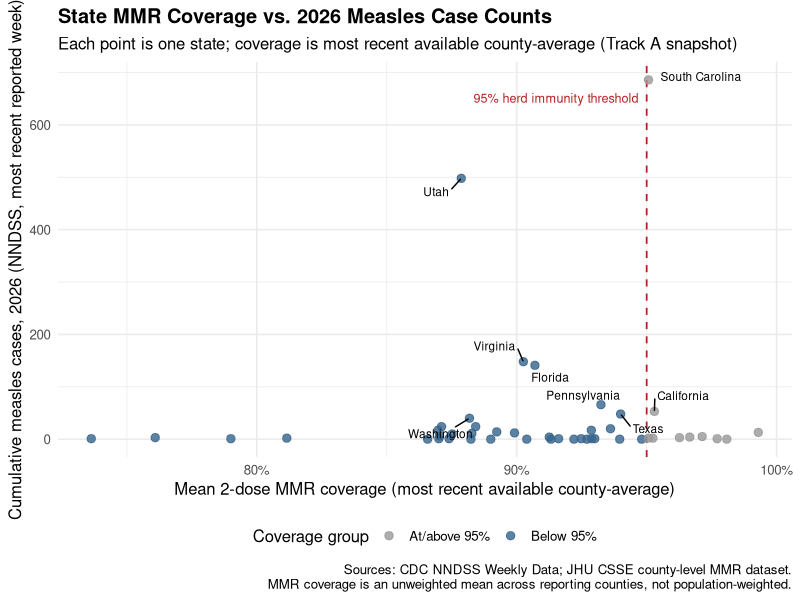
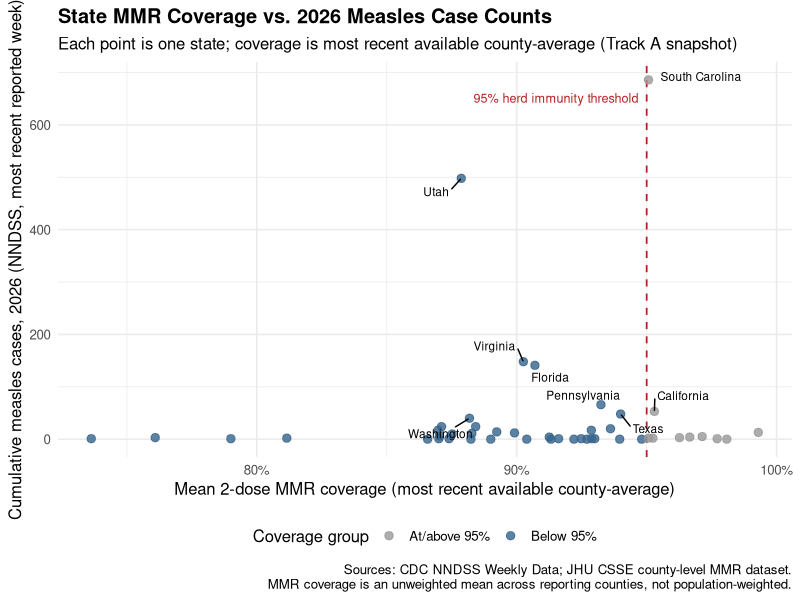

The R source for these figures, in order:
# ============================================================
# 03_join_and_visualize.R
# Join state-level MMR coverage (Track A snapshot) with NNDSS
# measles case counts, and build the coverage-vs-cases scatterplot.
# ============================================================
#
# GEOGRAPHY / KEY MISMATCH NOTE:
#   - nndss_measles_clean_20260704.csv uses FULL STATE NAMES
#     (e.g. "Michigan"), produced by 01_clean_nndss_measles.R.
#   - mmr_state_snapshot_20260704.csv uses STATE ABBREVIATIONS
#     (e.g. "MI"), produced by 02_clean_mmr_coverage.R.
#   A crosswalk is built below using base R's built-in state.name /
#   state.abb vectors (plus DC, which isn't in either base R vector).
#
# WHICH CASE COUNT TO USE:
#   Track A's MMR snapshot is each state's MOST RECENT available
#   school year (mostly 2024-25, some earlier -- see
#   most_recent_year_used column). To keep the timing roughly aligned,
#   this script uses each state's 2026 cumulative YTD case count
#   (most recent reported MMWR week) rather than a 5-year sum, since
#   that better reflects "current coverage vs. the current outbreak."
#   A 5-year cumulative (2022-2026) total is also included as an
#   alternate column in case a different comparison is wanted later.
# ============================================================

library(tidyverse)

nndss <- read_csv("data/clean/nndss_measles_clean_20260704.csv", show_col_types = FALSE)
mmr_snapshot <- read_csv("data/clean/mmr_state_snapshot_20260704.csv", show_col_types = FALSE)

# --- Build state name <-> abbreviation crosswalk ---
state_crosswalk <- tibble(
  state_name = c(state.name, "District of Columbia"),
  state_abb  = c(state.abb, "DC")
)

# --- Most recent 2026 cumulative case count per state ---
cases_2026_latest <- nndss %>%
  filter(mmwr_year == 2026) %>%
  group_by(state) %>%
  filter(mmwr_week == max(mmwr_week)) %>%
  ungroup() %>%
  select(state, cases_2026_ytd = measles_cum_ytd_total)

# --- 5-year cumulative total (2022-2026), as an alternate measure ---
# BUG FIX: must group by state AND mmwr_year before taking the max week,
# otherwise max(mmwr_week) is computed across ALL years mixed together
# (week numbers reset each year, 1-52), which grabs whichever single
# week-52 rows exist from complete prior years and effectively DROPS
# the current partial year (2026, which has only reached ~week 25) from
# the sum almost entirely. Grouping by state + year first ensures we get
# exactly one (the last reported) row per state per year, then sum those.
cases_5yr_total <- nndss %>%
  group_by(state, mmwr_year) %>%
  filter(mmwr_week == max(mmwr_week)) %>%   # last reported week of THIS year
  ungroup() %>%
  group_by(state) %>%
  summarise(cases_5yr_cumulative = sum(measles_cum_ytd_total), .groups = "drop")

# --- Join everything together on state abbreviation ---
coverage_vs_cases <- mmr_snapshot %>%
  left_join(state_crosswalk, by = c("State" = "state_abb")) %>%
  left_join(cases_2026_latest, by = c("state_name" = "state")) %>%
  left_join(cases_5yr_total, by = c("state_name" = "state")) %>%
  filter(!is.na(cases_2026_ytd))  # drop states with no NNDSS match (shouldn't be many -- check!)

cat("States in final joined dataset:", nrow(coverage_vs_cases), "\n")
cat("States dropped from MMR snapshot (no NNDSS match):",
    nrow(mmr_snapshot) - nrow(coverage_vs_cases), "\n")

# --- Quick correlation check before plotting ---
cor_test <- cor.test(coverage_vs_cases$mean_mmr_rate, coverage_vs_cases$cases_2026_ytd,
                      method = "spearman")
print(cor_test)
# Spearman (rank-based) is used rather than Pearson because case counts
# are heavily right-skewed (a few states with large outbreaks, most with
# very few cases) -- a rank correlation is more robust to that than a
# linear one.
#
# NOTE ON THE RESULT: a near-zero, non-significant Spearman rho here
# does NOT mean coverage is irrelevant. The scatterplot shows a
# TRIANGLE/THRESHOLD pattern rather than a smooth linear one: every
# large outbreak sits below the 95% herd-immunity line, but most
# states below 95% still have near-zero cases. A rank correlation
# assumes a roughly monotonic relationship and doesn't capture a
# "necessary but not sufficient" / gatekeeper pattern like this. The
# grouped comparison below tests that threshold idea more directly.

# --- Grouped (below vs. at/above 95%) comparison ---
# Tests the "threshold effect" idea directly: does the DISTRIBUTION of
# case counts differ between low- and high-coverage states, rather
# than assuming a smooth relationship across the whole coverage range.
coverage_vs_cases <- coverage_vs_cases %>%
  mutate(coverage_group = if_else(mean_mmr_rate < 0.95, "Below 95%", "At/above 95%"))

group_summary <- coverage_vs_cases %>%
  group_by(coverage_group) %>%
  summarise(
    n_states = n(),
    median_cases = median(cases_2026_ytd),
    max_cases = max(cases_2026_ytd),
    mean_cases = mean(cases_2026_ytd),
    .groups = "drop"
  )

cat("\n=== Case counts by coverage group ===\n")
print(group_summary)

wilcox_test <- wilcox.test(cases_2026_ytd ~ coverage_group, data = coverage_vs_cases)
cat("\n")
print(wilcox_test)
# Wilcoxon rank-sum (Mann-Whitney) compares whether the case-count
# DISTRIBUTION differs between the two groups -- a more direct test of
# "does crossing the 95% threshold matter" than a continuous correlation.

# --- Identify states to label: top 8 by case count ---
states_to_label <- coverage_vs_cases %>%
  slice_max(order_by = cases_2026_ytd, n = 8)

# --- Scatterplot ---
# Requires ggrepel for non-overlapping labels (Virginia/Florida sit right
# on top of each other with plain geom_text): install.packages("ggrepel")
# if not already installed.
library(ggrepel)

p <- ggplot(coverage_vs_cases, aes(x = mean_mmr_rate, y = cases_2026_ytd)) +
  geom_vline(xintercept = 0.95, linetype = "dashed", color = "firebrick", linewidth = 0.6) +
  annotate("text", x = 0.95, y = max(coverage_vs_cases$cases_2026_ytd) * 0.95,
           label = "95% herd immunity threshold", hjust = 1.05, size = 3.2, color = "firebrick") +
  geom_point(aes(color = coverage_group), size = 2.5, alpha = 0.8) +
  geom_text_repel(data = states_to_label, aes(label = state_name),
                   size = 3, color = "black", max.overlaps = 20,
                   box.padding = 0.5, seed = 42) +
  scale_color_manual(values = c("Below 95%" = "steelblue4", "At/above 95%" = "gray60")) +
  scale_y_continuous(labels = scales::comma) +
  scale_x_continuous(labels = scales::percent) +
  labs(
    title = "State MMR Coverage vs. 2026 Measles Case Counts",
    subtitle = "Each point is one state; coverage is most recent available county-average (Track A snapshot)",
    x = "Mean 2-dose MMR coverage (most recent available county-average)",
    y = "Cumulative measles cases, 2026 (NNDSS, most recent reported week)",
    color = "Coverage group",
    caption = "Sources: CDC NNDSS Weekly Data; JHU CSSE county-level MMR dataset.\nMMR coverage is an unweighted mean across reporting counties, not population-weighted."
  ) +
  theme_minimal(base_size = 12) +
  theme(plot.title = element_text(face = "bold"), legend.position = "bottom")

print(p)

# Assumes an output/figures/ folder exists in the project (not
# specified as an existing convention, so this is a reasonable default
# -- rename the path below if you'd rather store figures elsewhere).
dir.create("output/figures", recursive = TRUE, showWarnings = FALSE)
ggsave("output/figures/coverage_vs_cases_scatterplot_20260704.png", plot = p,
       width = 9, height = 6.5, dpi = 300)

write_csv(coverage_vs_cases, "data/clean/coverage_vs_cases_joined_20260704.csv")
